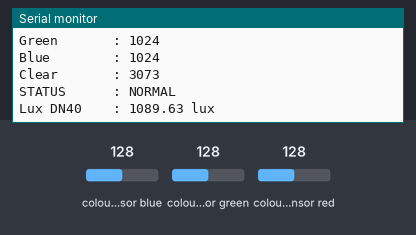
A sketch run on a simulated Arduino Uno, built with avr-gcc and run on an emulated ATmega328P. Shown: the last lines printed to the serial monitor. Inputs (shaded band) come from the test bench; at power-on: colour sensor blue 128, colour sensor green 128, colour sensor red 128.

Above: at 1.3 s.
1.4 s: colour sensor blue set to 5
At 2.9 s:
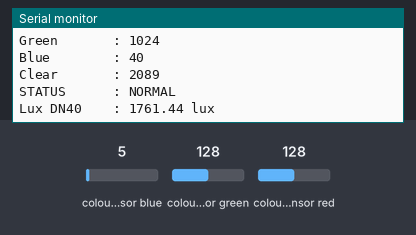
3.0 s: colour sensor green set to 5
At 4.4 s:
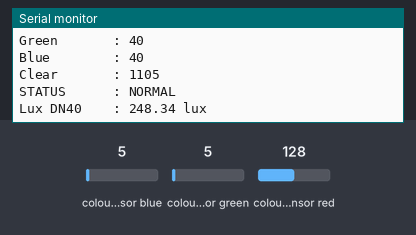
4.6 s: colour sensor red set to 5
At 5.8 s:
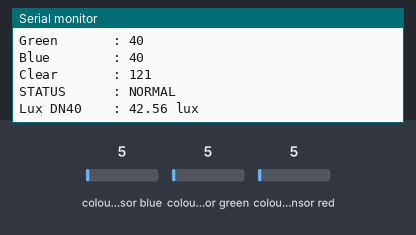
Timing chart, 0 to 7.6 s (numbered marks = the images above; inputs shaded):
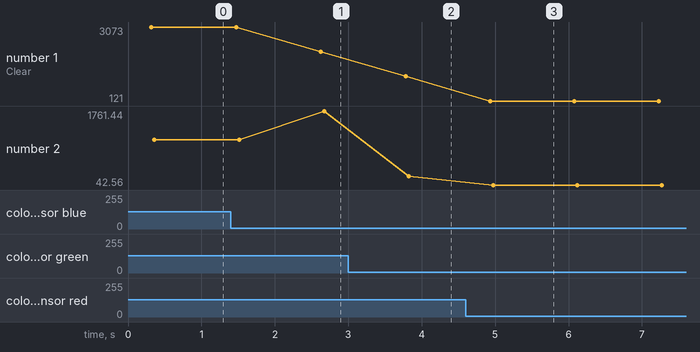

Measured:
- after the input at 1.4 s, the serial monitor: prints a new line after 1.2 s (image 1)
- after the input at 3.0 s, the serial monitor: prints a new line after 0.74 s (image 2)
- after the input at 4.6 s, the serial monitor: prints a new line after 0.27 s (image 3)
- plotted number 1: 3073 → 2089 after the input at 1.4 s, 2089 → 1105 after the input at 3.0 s, 1105 → 121 after the input at 4.6 s
- plotted number 2: 1089.63 → 1761.44 after the input at 1.4 s, 1761.44 → 248.34 after the input at 3.0 s, 248.34 → 42.56 after the input at 4.6 s

The sketch:

tcs34725.ino
```cpp
#include <Wire.h>
#include "Adafruit_TCS34725.h"

// ==========================================
// KONFIGURASI TCS34725
// ==========================================
#define INTEGRATION_TIME_MS 50.4
#define SENSOR_GAIN        4.0

// Parameter DN40
#define GLASS_ATTENUATION  1.0
#define DEVICE_FACTOR      310.0

#define R_COEF  0.136
#define G_COEF  1.000
#define B_COEF -0.444

Adafruit_TCS34725 tcs = Adafruit_TCS34725(
  TCS34725_INTEGRATIONTIME_50MS,
  TCS34725_GAIN_1X
);

// ==========================================
// FUNGSI PERHITUNGAN LUX DN40
// ==========================================
float calculateLuxDN40(
  uint16_t r,
  uint16_t g,
  uint16_t b,
  uint16_t c
) {

  // ----------------------------------------
  // 1. Kompensasi IR
  // ----------------------------------------
  float IR = 0;

  if ((uint32_t)r + g + b > c) {
    IR = ((float)r + g + b - c) / 2.0;
  }

  float rComp = r - IR;
  float gComp = g - IR;
  float bComp = b - IR;

  // ----------------------------------------
  // 2. Perhitungan G1
  // ----------------------------------------
  float G1 =
      (R_COEF * rComp) +
      (G_COEF * gComp) +
      (B_COEF * bComp);

  // ----------------------------------------
  // 3. Counts Per Lux (CPL)
  // ----------------------------------------
  float CPL =
      (INTEGRATION_TIME_MS * SENSOR_GAIN) /
      (GLASS_ATTENUATION * DEVICE_FACTOR);

  if (CPL <= 0) {
    return 0;
  }

  // ----------------------------------------
  // 4. Lux
  // ----------------------------------------
  float lux = G1 / CPL;

  // Lux tidak boleh negatif
  if (lux < 0) {
    lux = 0;
  }

  return lux;
}

// ==========================================
// CEK SATURASI
// ==========================================
bool checkSaturation(uint16_t c) {

  // ATIME untuk 50 ms ≈ 0xEB
  // 256 - 235 = 21
  uint16_t saturation = 1024 * 21;

  // Ripple saturation untuk integration
  // time < 150 ms
  saturation = saturation - saturation / 4;

  // Hasil ≈ 16128 counts
  if (c >= saturation) {
    return true;
  }

  return false;
}

// ==========================================
// SETUP
// ==========================================
void setup() {

  Serial.begin(9600);
  Wire.begin();

  Serial.println();
  Serial.println("=====================================");
  Serial.println(" TCS34725 - PERHITUNGAN LUX DN40");
  Serial.println("=====================================");
  Serial.println("Integration Time : 50 ms");
  Serial.println("Gain             : 4X");
  Serial.println();

  if (tcs.begin()) {
    Serial.println("Sensor TCS34725 berhasil terdeteksi.");
  }
  else {
    Serial.println("Sensor TCS34725 tidak ditemukan!");

    while (1);
  }
}

// ==========================================
// LOOP
// ==========================================
void loop() {

  uint16_t r, g, b, c;

  // Membaca data mentah
  tcs.getRawData(&r, &g, &b, &c);

  Serial.println("-------------------------------------");

  Serial.print("Red         : ");
  Serial.println(r);

  Serial.print("Green       : ");
  Serial.println(g);

  Serial.print("Blue        : ");
  Serial.println(b);

  Serial.print("Clear       : ");
  Serial.println(c);

  // Cek saturasi
  if (checkSaturation(c)) {

    Serial.println("STATUS      : SATURASI!");
    Serial.println("Lux         : DATA TIDAK VALID");

  }
  else {

    float lux = calculateLuxDN40(r, g, b, c);

    Serial.println("STATUS      : NORMAL");

    Serial.print("Lux DN40    : ");
    Serial.print(lux, 2);
    Serial.println(" lux");
  }

  delay(1000);
}
```
